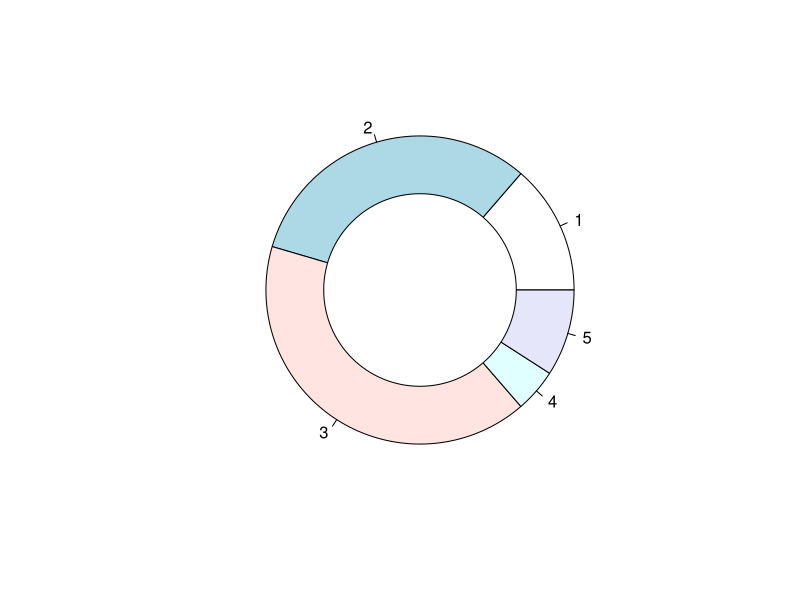
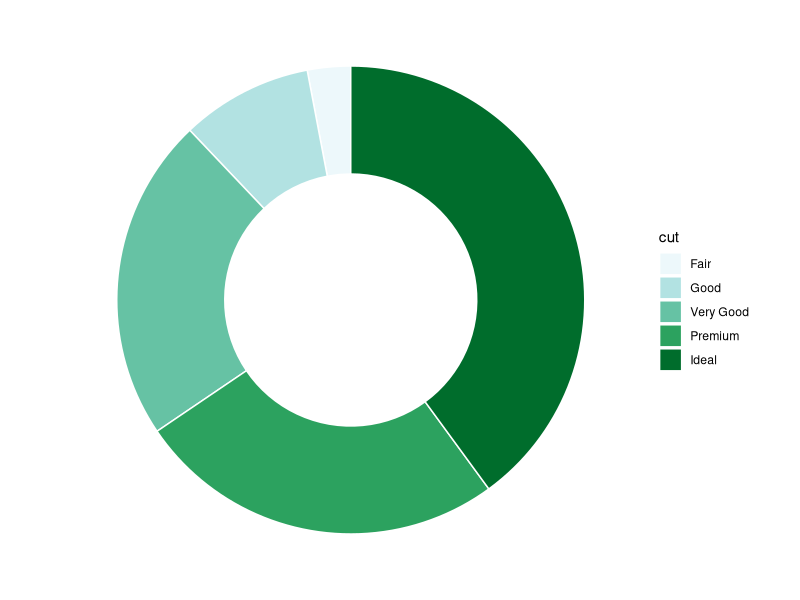
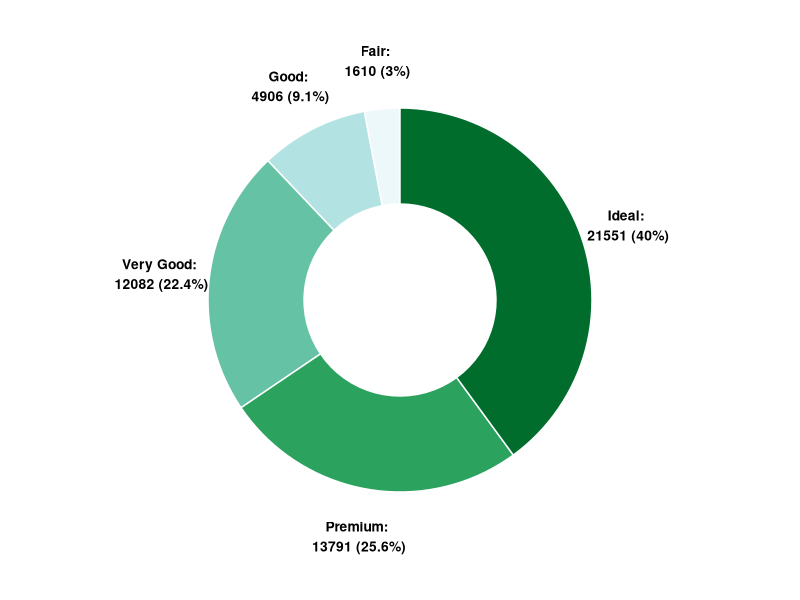

Generate these figures, in order, with R:
## ---- chunk 1
library(tidyverse)
## ---- chunk 2
#| fig-cap: "使用Base R绘制环形图（Donut Chart）示例"

# 定义各部分的比例
Prop <- c(3, 7, 9, 1, 2)

# 绘制饼图
pie(Prop)

# 在饼图中央添加一个白色圆形，形成环形图效果
symbols(
    0,                # x坐标
    0,                # y坐标
    circles = 0.5,    # 圆的半径
    inches = FALSE,   # 使用坐标单位而非英寸
    add = TRUE,       # 在已有图形上添加
    bg = "white",     # 圆的填充色为白色
    fg = "black"      # 圆的边框色为黑色
)
## ---- chunk 3
#| fig-cap:  "使用geom_bar()绘制环形图（Donut Chart）示例"

ggplot(diamonds, aes(x = 2, fill = cut)) + 
  geom_bar(color = "white") +           # 绘制每个cut的条形，白色边框
  xlim(0.5, 2.5) +                      # 设置x轴范围，决定中间空白洞的大小
  coord_polar(theta = "y") +            # 使用极坐标，将条形图转换为圆环（甜甜圈）
  scale_fill_brewer(palette = 2) +      # 设置配色方案
  theme_void()                          # 移除所有背景和坐标轴，突出图形主体
## ---- chunk 4
#| fig-cap: "带标签的环形图（Donut Chart），显示每个cut的数量和百分比"

# 修改label来更改文本
# 修改aes(label = label, x = 3) 的 X 来控制标签位置

# 计算每个cut的数量和比例
diamonds_summary <- diamonds |>
  count(cut) |>
  mutate(
    prop = n / sum(n), # 计算每个cut的比例
    percentage = round(prop * 100, 1), # 转换为百分比并保留一位小数
    label = paste0(cut, ": \n", n, " (", percentage, "%)") # 组合标签文本
  )

# 绘制带标签的环形图
ggplot(diamonds_summary, aes(x = 2, y = n, fill = cut)) +
  geom_bar(
    stat = "identity", # 使用实际的y值（n）绘制条形
    color = "white", # 条形之间的分隔线为白色
    width = 1 # 条形宽度
  ) +
  xlim(0.5, 3) + # 控制中间空白圆圈的大小  
  geom_text(
    aes(label = label, x = 3), # 设置标签内容
    position = position_stack(vjust = 0.5), # 标签居中显示在每个扇区
    color = "black", # 标签颜色
    size = 3.5, # 标签字体大小
    fontface = "bold" # 标签字体加粗
  ) +
  coord_polar(theta = "y") + # 极坐标转换为环形图
  scale_fill_brewer(palette = 2) + # 设置配色方案
  theme_void() + # 移除背景和坐标轴
  theme(legend.position = "none") # 隐藏图例，标签已包含信息
